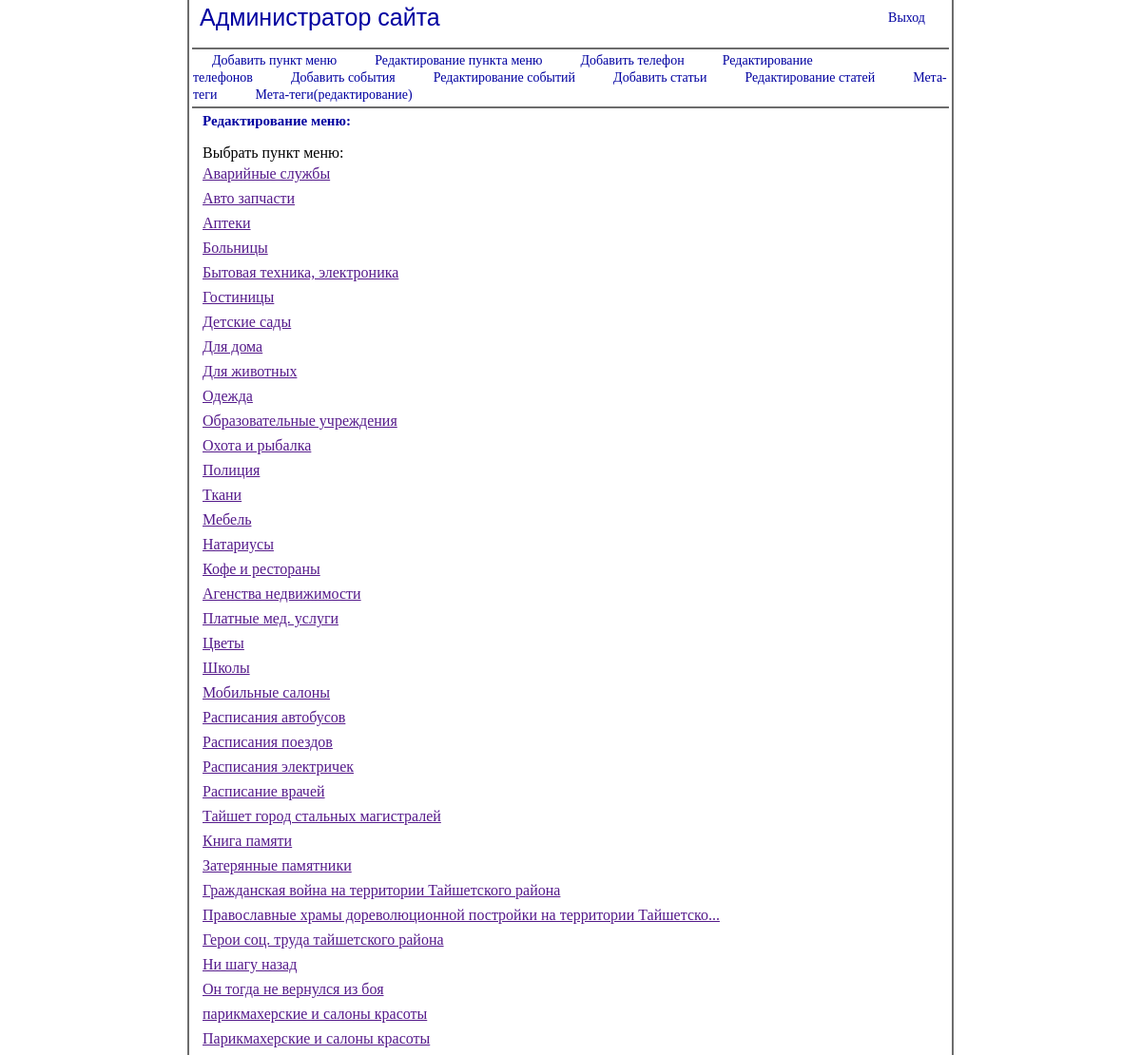
Page /admin/dob.php?menu=red_menu (signed in) on the earlier database version.
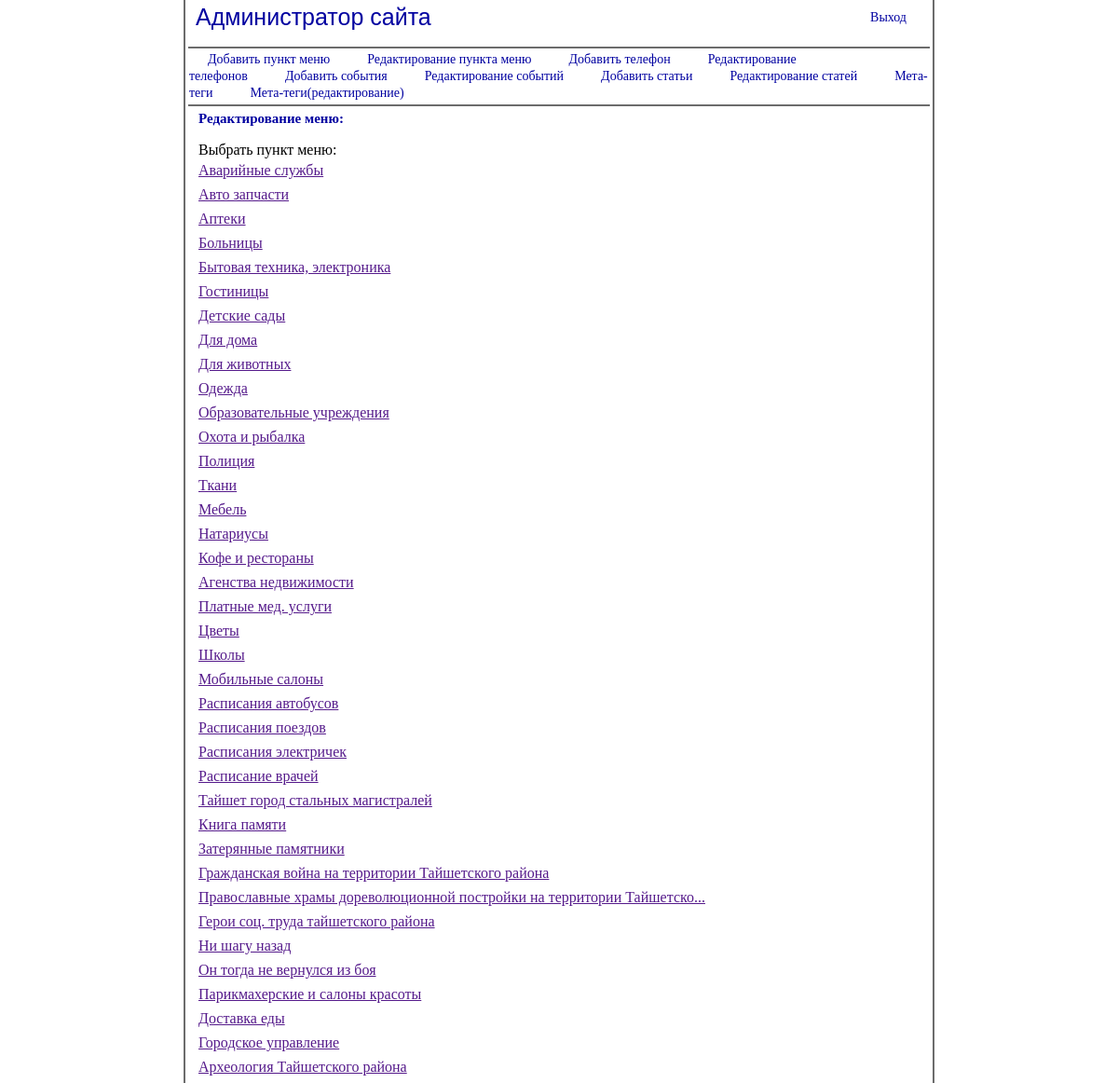
Same page on the later database version.
### tables this page shows
CREATE TABLE menu (id INTEGER PRIMARY KEY, tipe TEXT, link TEXT, name TEXT);

### admin/forms/red_menu.php (the view, shortened to what this page needs)
<table align="center" width="780px">
<tr><td><font class="shrift-stock"><b>Редактирование меню:</b></font></td></tr>
 <tr><td height="10px"></td></tr>
 <tr><td>Выбрать пункт меню:</td></tr>
<?
  include_once("conf.php");
 $db = $conn;
  $res = $db->query("SELECT * FROM menu ORDER BY id;");
   foreach ($res as $array)
			  {
			   	if(strlen($array['name'])>130) { $rezhim = substr($array['name'],0,130);
		               $zagl = stripcslashes($rezhim."..."); }
		        else { $zaglov = $array['name']; $zagl = stripcslashes($zaglov); }
 echo("<tr><td><a href=\"\" onclick=\"if(getElementById('s".$array['id']."').style.display == 'none') { getElementById('s".$array['id']."').style.display = 'block'; } else { getElementById('s".$array['id']."').style.display = 'none'; } return false;\">".$zagl."</a></td></tr><tr><td><div class=\"blocknews\" style=\"display:none;\" id=\"s".$array['id']."\"><form method=\"post\" action=\"dob.php?menu=red_menu&red_menu=click&nimer=".$array['id']."\" enctype=\"multipart/form-data\"><table><tr><td>Тип меню </td><td><textarea name=\"tipe\" class=\"textarea-z\">".$array['tipe']."</textarea></td></tr><tr><td>Название пункта меню </td><td><textarea name=\"name\" class=\"textarea-z\">".$array['name']."</textarea></td></tr><tr><td>Ссылка на источник </td><td><textarea name=\"link\" class=\"textarea-z\">".$array['link']."</textarea></td></tr><tr><td><input type=\"submit\" value=\"Редактировать\"/></td></tr></form><tr><td><a href=\"dob.php?menu=red_menu&delete=click&nomer=".$array['id']."\">Удалить меню</a></td></tr></table></div>");
			   }
?>

Differences in the rows shown:
removed menu: name "парикмахерские и салоны красоты"
added menu: name "Доставка еды"
added menu: name "Городское управление"
added menu: name "Археология Тайшетского района"
